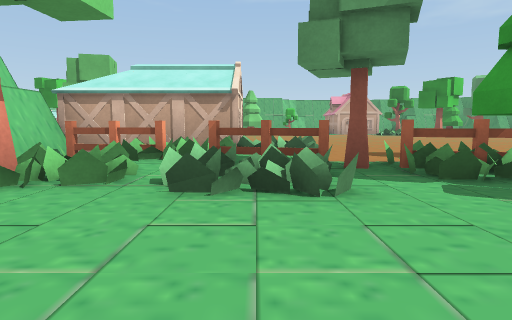
view 1 (above)

16 first-person views from a walk through a 3-D level made in the Unity game engine. The camera is 0.46 m above the floor, tilts 6° down and sees 75° across. The floor is counted in squares, 1 m on a side. Each view is taken from the middle of a square. On the plan, view 1 faces up. The plan holds only what a view shows up to about 9 squares ahead; the rest is blank. The place goes on beyond the plan.

view 2
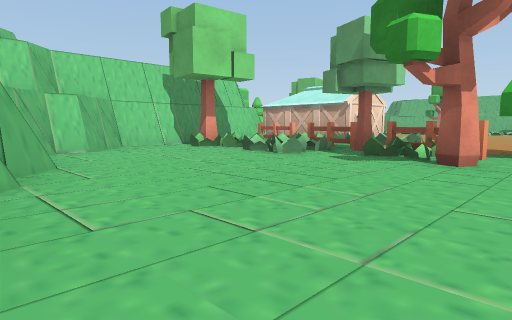

view 3
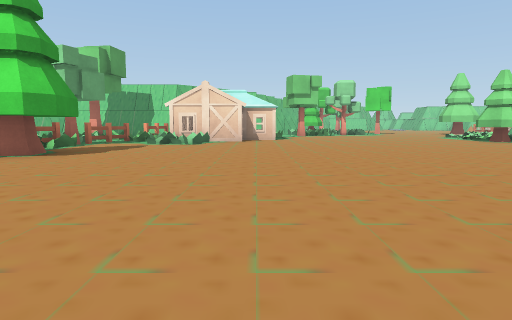

view 4
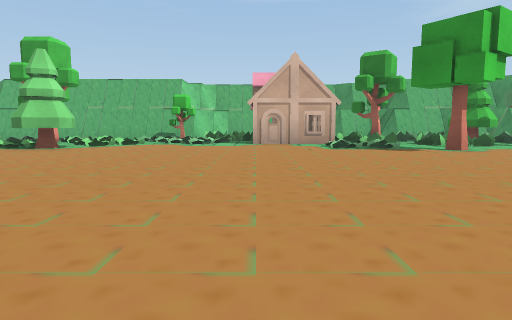

view 5
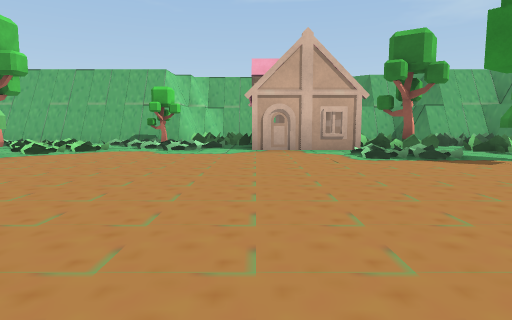

view 6
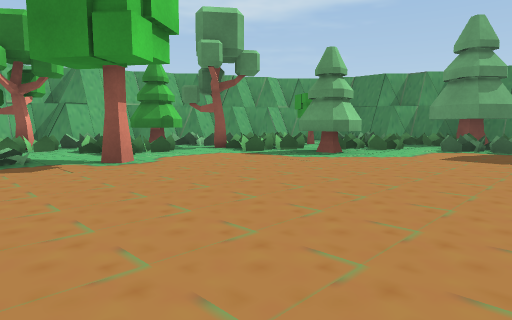

view 7
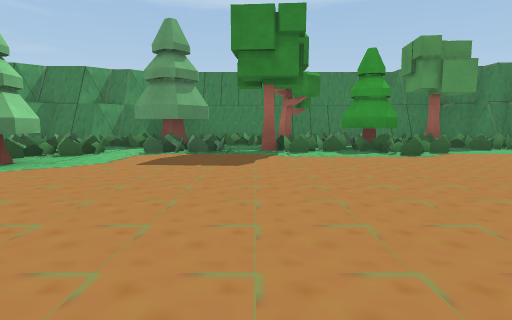

view 8
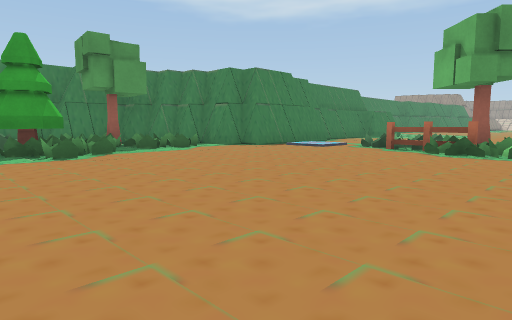

view 9
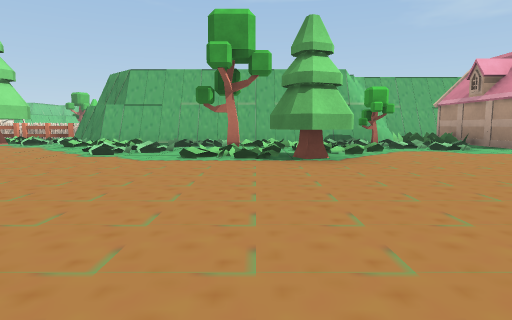

view 10
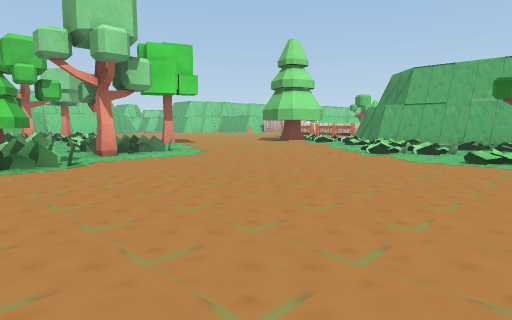

view 11
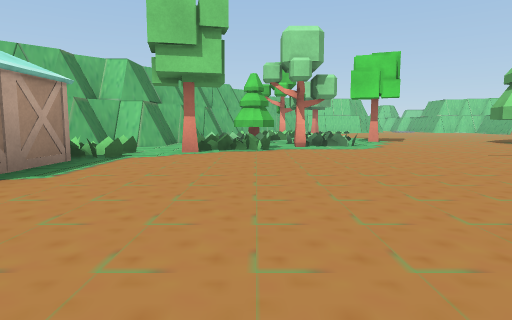

view 12
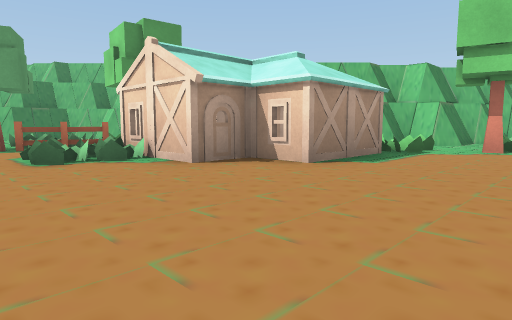

view 13
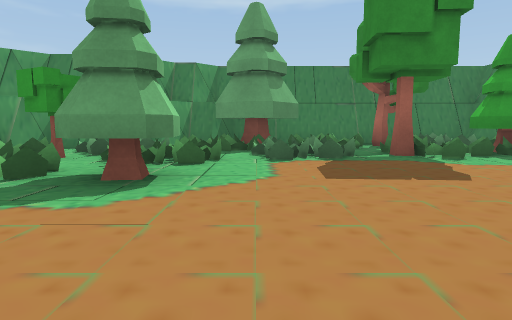

view 14
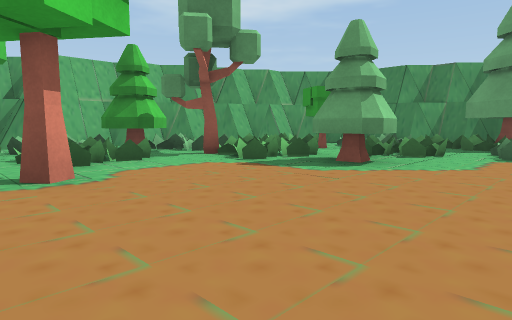

view 15
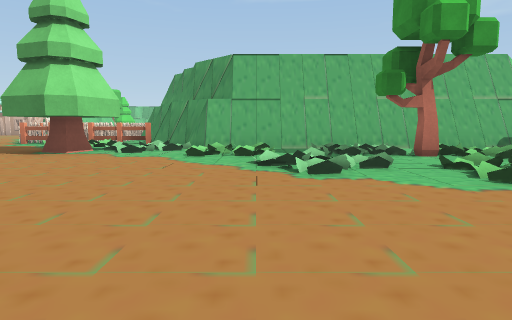

view 16
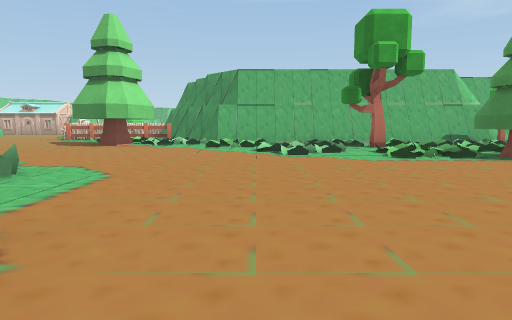

### Floor plan
Points are (right, up) in squares from view 1. A wall is a line through its corners. A room is listed if a view was taken in it or the views show most of it. See-through windows are left out.
Room 1 (views 1, 2, 3, 4, 5, 6, 7, 8, 9, 10, 11, 12, 13, 14, 15, 16)
walls: (12.5, 3.2) (13.2, 3.2); (-0.1, -1.1) (0.5, -1.6); (-3.1, 5.5) (-3.1, 1); (12.6, 1.8) (12.6, 3.4); (-3.3, 5.5) (-3.3, 4.4); (13.2, 3.4) (13.2, 3.8) (14.2, 3.8); (12.8, 2) (12.8, 3.4); (-3.3, 3.4) (-3.3, 1.1) (-2.3, 0.1) (-2.3, -0.5) (-1.8, -1); (14.2, 4.3) (14.8, 4.3) (14.8, 4.7) (15.3, 4.7) (15.3, 5.2); (14.6, 4.2) (14.6, 4.7); (14.8, 4.8) (15.3, 4.8); (15, 5.2) (15.8, 5.2) (15.8, 6.8); (15.2, 4.7) (15.2, 5.5); (15.7, 5.5) (15.7, 6.8); (16.1, 6.8) (16.1, 12.6) (15.8, 12.9) (15.8, 13.4) (15.3, 13.8) (15.3, 15) (14.7, 15.6); (16.4, 6.8) (16.4, 8.1); (-6.2, 7.9) (-5.5, 7.9); (-6.2, 7.9) (-6, 7.7); (16.4, 9) (16.4, 11); (-7.6, 8.8) (-6.5, 8.8) (-6.2, 8.5) (-6.2, 7.7) (-5.3, 7.7) (-5.1, 7.5); (15.7, 13.1) (15.7, 13.5); (15.2, 14) (15.2, 15); (-8, 9.2) (-7.4, 8.6); (2.3, 18.7) (-5, 18.7); (8.3, 18.8) (8.1, 19); (10.4, 18.3) (9.9, 18.8) (8.1, 18.8); (2.3, 19.1) (2.3, 18.8) (-5.2, 18.8) (-6.5, 20.1); (14.6, 16) (14, 16.7) (13.6, 16.7) (12.9, 17.4); (10.1, 18.7) (8.3, 18.7); (13.1, 17.2) (12.5, 17.2) (12, 17.8) (11.4, 17.8) (11.1, 18.1); (-6.4, 20.6) (-6.8, 21)
low walls: (12.8, 3.4) (13.2, 3.4); (-2.1, -0.1) (-2.1, -0.5); (14.6, 15.4) (14.6, 16); (11.1, 18.1) (10.5, 18.1); (8.1, 19.6) (7.2, 19.6)
objects: other object (-8, 10); other object (-8, 11); other object (-8, 14); other object (-8, 17) to (-7, 18); other object (-7, 20); other object (-6, 11); other object (-6, 12); other object (-6, 18); other object (-5, 9); other object (-5, 10); other object (-4, 8); other object (-4, 18); other object (-3, 6) to (-2, 8); other object (-3, 16); other object (-2, 2); other object (-2, 3); other object (-2, 5); other object (-2, 16); other object (-2, 17); other object (-1, 6); other object (-1, 14) to (0, 15); other object (-1, 17); other object (0, 3); other object (0, 4); other object (0, 6); other object (1, 4); other object (1, 18); other object (2, 3) to (3, 4); other object (2, 17); other object (2, 18); other object (3, 2); other object (3, 4) to (4, 5); other object (4, 16) to (5, 17); other object (4, 18) to (4, 19); other object (5, 18) to (6, 19); other object (6, 16); other object (6, 17); other object (7, 17) to (7, 18); other object (8, 2) to (9, 2); other object (8, 14); other object (8, 16); other object (9, 3) to (10, 3); other object (9, 17); other object (10, 15) to (10, 16); other object (10, 17); other object (11, 13); other object (12, 13); other object (13, 7) to (14, 8); other object (13, 10); other object (13, 15); other object (14, 6); other object (14, 11) to (15, 13); other object (15, 6); other object (15, 8); other object (15, 9)

Where each view was taken, in squares from view 1:
view 1: 0 up, 0 right, facing up
view 2: 2 down, 4 right, facing up-left
view 3: 8 up, 9 right, facing left
view 4: 8 up, 4 right, facing up
view 5: 10 up, 4 right, facing up
view 6: 10 up, 6 right, facing up-right
view 7: 10 up, 7 right, facing right
view 8: 9 up, 7 right, facing down-right
view 9: 10 up, 1 left, facing up
view 10: 10 up, 1 left, facing up-left
view 11: 11 up, 1 right, facing left
view 12: 11 up, 2 right, facing down-left
view 13: 12 up, 8 right, facing right
view 14: 11 up, 7 right, facing up-right
view 15: 12 up, 4 left, facing up
view 16: 10 up, 4 left, facing up
